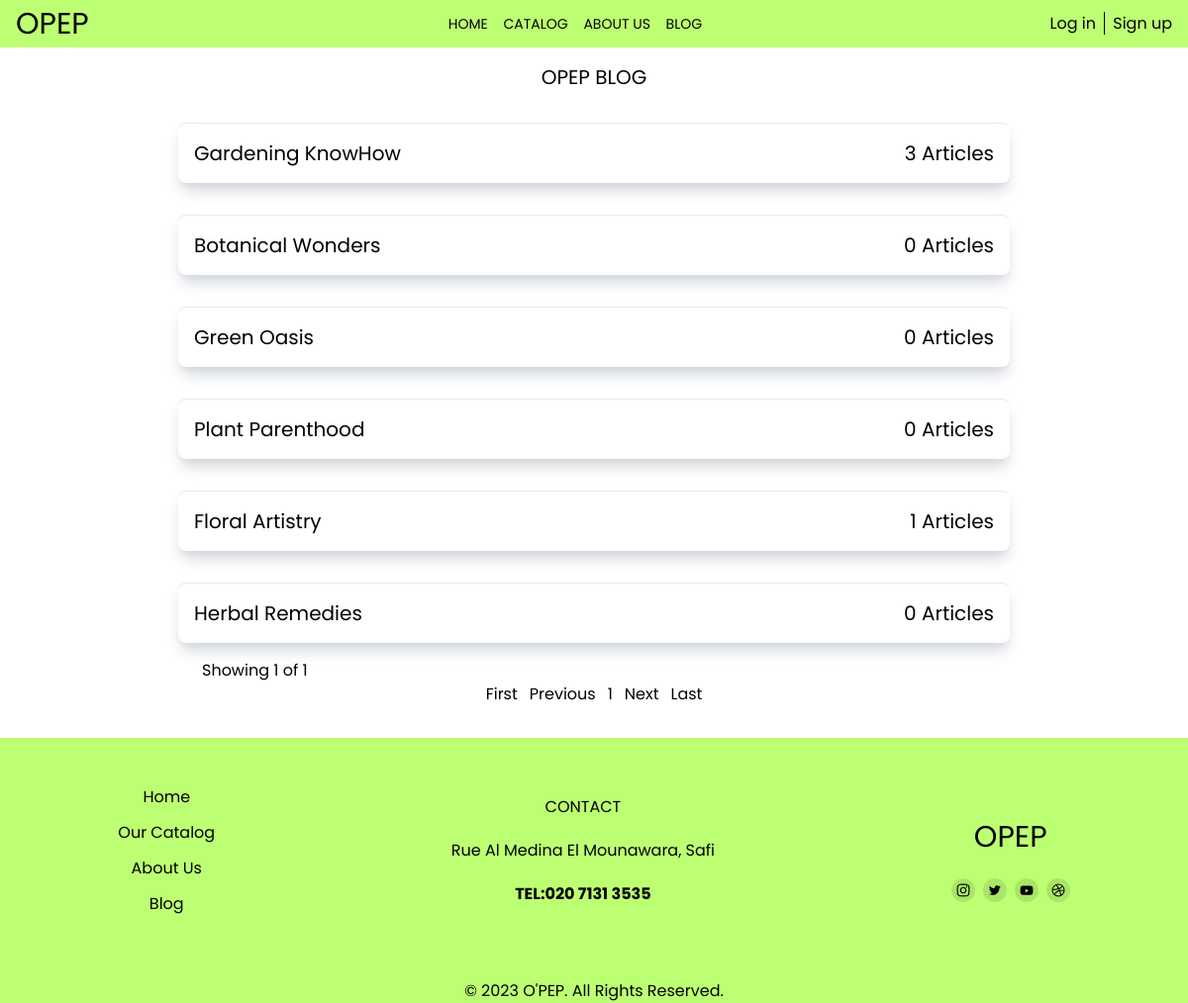
Page /src/blog/themes.php on the committed database.
### tables this page shows
CREATE TABLE `themes` (
  `themeId` int(11) NOT NULL,
  `themeName` varchar(255) DEFAULT NULL,
  `themeDeleted` int(11) DEFAULT 0
);

### src/blog/themes.php (the view, shortened to what this page needs)
<?php
include("../includes/conn.php");
?>
<!DOCTYPE html>
<html lang="en">
<head>
</head>
<body class=" h-[84vh]">
    <?php include("../includes/nav_blog.php"); ?>
    <h1 class="text-center m-4 text-xl">OPEP BLOG</h1>
    <div class="flex flex-col justify-center items-center">
        <div class="flex flex-col items-center w-[90%] mx-auto h-[70vh] md:h-[90vh] md:w-[70%]">
            <?php
            $records = $conn->query("SELECT * FROM themes WHERE themeDeleted = 0");
            $rows = $records->num_rows;
            $start = 0;
            $rows_per_page = 6;
            $select = "SELECT * FROM themes WHERE themeDeleted = 0 LIMIT ?,?";
            $stmt = $conn->prepare($select);
            $stmt->bind_param("ii", $start, $rows_per_page);
            $stmt->execute();
            $result = $stmt->get_result();
            $pages = ceil($rows / $rows_per_page);
            if ($rows > 0) {
                while ($row = mysqli_fetch_assoc($result)) {
                    $themeId = htmlspecialchars($row['themeId']);
                    $themeName = htmlspecialchars($row['themeName']);
                    $sql = "SELECT COUNT(*) AS articles_count
                              FROM articles
                              JOIN themes ON articles.themeId = themes.themeId
                              WHERE themes.themeName = '$themeName' AND isDeleted = 0
                              GROUP BY themes.themeName;";
                    $stmt = $conn->prepare($sql);
                    $stmt->execute();
                    $result2 = $stmt->get_result();
                    if (mysqli_num_rows($result2) > 0) {
                        $row2 = mysqli_fetch_assoc($result2);
                        $count = $row2['articles_count'];
                    } else $count = 0;
            ?>
                    <div class="w-full bg-white shadow-lg border-t shadow-gray-300 m-4 p-4 items-center rounded-lg">
                        <h3 class="flex justify-between items-center text-white-50"> <a class="hover:text-green-400 text-xl" href="articles.php?theme=<?= $themeId ?>"><?= $themeName ?></a> <span class=" text-xl cursor-pointer hover:text-green-400 ">
                                <a href="articles.php?theme=<?= $themeId ?>"><?= $count ?> Articles</a>
                            </span>
                        </h3>
                    </div>
                <?php } ?>
            <?php } else { ?>
                <div class="flex items-center justify-center text-2xl h-[60vh]">
                    <p>No themes found</p>
                </div>
            <?php } ?>
        </div>
        <div class="w-[70%] mx-auto">
            <div class="pl-6">
                <?php
                if (!isset($_GET['page'])) {
                    $page = 1;
                } else {
                    $page = $_GET['page'];
                }
                ?>
                Showing <?php echo $page ?> of <?php echo $pages ?>
            </div>
            <div class="flex flex-row justify-center items-center gap-3">
                <a href="?page=1">First</a>
                <?php if (isset($_GET['page']) && $_GET['page'] > 1) { ?>
                    <a href="?page=<?php echo $_GET['page'] - 1 ?>">Previous</a>
                <?php } else { ?>
                    <a class="cursor-pointer">Previous</a>
                <?php } ?>
                <?php
                for ($i = 1; $i <= $pages; $i++) {
                ?>
                    <a href="?page=<?php echo $i ?>" class=""><?php echo $i ?></a>
                <?php
                }
                ?>
                <?php
                if (!isset($_GET['page'])) {
                    if ($pages == 1) {
                ?>
                        <a class="cursor-pointer">Next</a>
                    <?php } else { ?>
                        <a href="?page=2">Next</a>
                    <?php } ?>
                <?php } elseif ($_GET['page'] >= $pages) { ?>
                    <a class="cursor-pointer">Next</a>
                <?php } else { ?>
                    <a href="?page=<?php echo $_GET['page'] + 1 ?>">Next</a>
                <?php }
                ?>
                <a href="?page=<?php echo $pages ?>">Last</a>
            </div>
        </div>
    </div>
</body>
</html>

### rows in the picture
themes: themeName "Gardening KnowHow", count "3"
themes: themeName "Botanical Wonders", count "0"
themes: themeName "Green Oasis", count "0"
themes: themeName "Plant Parenthood", count "0"
themes: themeName "Floral Artistry", count "1"
themes: themeName "Herbal Remedies", count "0"

### other values in the picture
$page "1"
$pages "1"
